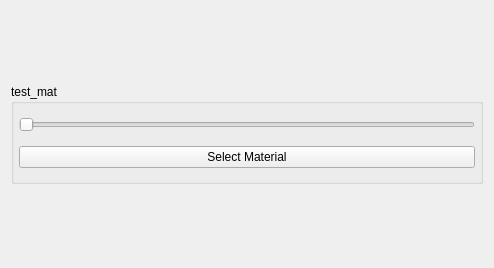
                <widget class="QWidget" name="scrollAreaWidgetContents">
                 <property name="geometry">
                  <rect>
                   <x>0</x>
                   <y>0</y>
                   <width>494</width>
                   <height>268</height>
                  </rect>
                 </property>
                 <layout class="QVBoxLayout" name="verticalLayout_4">
                  <item>
                   <layout class="QVBoxLayout" name="material_group_set_area">
                    <item>
                     <widget class="QGroupBox" name="groupBox">
                      <property name="maximumSize">
                       <size>
                        <width>16777215</width>
                        <height>100</height>
                       </size>
                      </property>
                      <property name="title">
                       <string>test_mat</string>
                      </property>
                      <property name="flat">
                       <bool>false</bool>
                      </property>
                      <property name="checkable">
                       <bool>false</bool>
                      </property>
                      <layout class="QVBoxLayout" name="verticalLayout_2">
                       <property name="leftMargin">
                        <number>5</number>
                       </property>
                       <property name="topMargin">
                        <number>5</number>
                       </property>
                       <property name="rightMargin">
                        <number>5</number>
                       </property>
                       <property name="bottomMargin">
                        <number>5</number>
                       </property>
                       <item>
                        <widget class="QSlider" name="horizontalSlider">
                         <property name="tracking">
                          <bool>true</bool>
                         </property>
                         <property name="orientation">
                          <enum>Qt::Horizontal</enum>
                         </property>
                        </widget>
                       </item>
                       <item>
                        <widget class="QPushButton" name="pushButton_3">
                         <property name="text">
                          <string>Select Material</string>
                         </property>
                        </widget>
                       </item>
                      </layout>
                     </widget>
                    </item>
                   </layout>
                  </item>
                 </layout>
                </widget>
